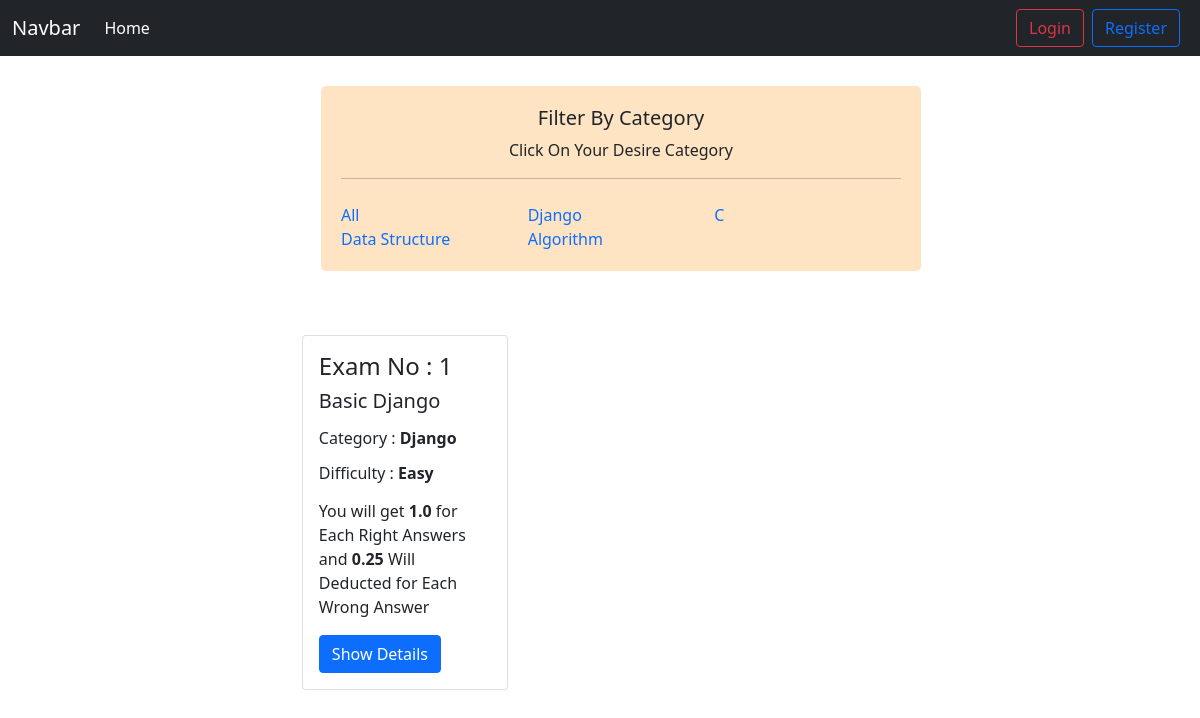
/quizes/category/django/, run on the app's committed database.
### category/models.py (models this page shows)
class Category(models.Model):
    name = models.CharField(max_length=25)
    slug = models.SlugField(max_length=225, unique=True, blank=True, null=True)
    def __str__(self):
        return self.name

### quizes/models.py (models this page shows, shortened)
class Quiz(models.Model):
    category = models.ForeignKey(
        Category, on_delete=models.CASCADE, blank=True, null=True
    )
    topic = models.CharField(max_length=200)
    number_of_Questions = models.IntegerField()
    marks_per_right_answer = models.FloatField(blank=True, null=True)
    deduct_marks_per_wrong_answer = models.FloatField(blank=True, null=True)
    time = models.IntegerField(help_text="duration in minute")
    required_to_pass = models.IntegerField(help_text="Percent marks to need pass")
    difficulty = models.ForeignKey(Difficulty, on_delete=models.CASCADE)
    class Meta:
        verbose_name_plural = "Quizes"

### difficulty/models.py (models this page shows)
class Difficulty(models.Model):
    name = models.CharField(max_length=25)
    slug = models.SlugField(max_length=225, unique=True, blank=True, null=True)
    def __str__(self):
        return self.name

### quizes/views.py (the view)
# urls.py: path("", QuizList, name="quiz"),
def QuizList(request, category_slug=None):
    object_list = Quiz.objects.all()
    if category_slug is not None:
        category = Category.objects.get(slug=category_slug)
        object_list = Quiz.objects.filter(category=category)
    category = Category.objects.all()
    return render(
        request, "main.html", {"object_list": object_list, "category": category}
    )

### quizes/templates/main.html (shortened to what this page needs)
{% extends "base.html" %} <br />
{%load static%} {%block script%}
<link rel="stylesheet" href="{% static 'quizes/main.css' %}" />
{%endblock%} {%block style%} {%endblock%} {% block content %}
<div class="filter_container">
  <div class="cat_filter">
    <h5 class="text-center">Filter By Category</h5>
    <p class="text-center">Click On Your Desire Category</p>
    <hr>
    <div class="category d-flex flex-wrap mt-4">
      <a href="{%url "quiz"%}" class="text-decoration-none col-sm-4">All</a>
      {%for cat in category%}
         <div class="col-sm-4">
          <a class="text-decoration-none" href="{%url "cat_wise_post" cat.slug %}">{{cat.name}}</a>
         </div>
      {%endfor%}
    </div>
  </div>
</div>
<div class="quiz_container px-5 d-flex">
  <div class="quizes">
    <div class="d-flex flex-wrap justify-content-center mt-5">
      {%for obj in object_list%}
      <div class="col-sm-4 mt-3">
        <div class="card mx-3 mb-3">
          <div class="card-body">
            <h4>Exam No : {{obj.id}}</h4>
            <h5 class="card-title mb-3">{{obj.topic}}</h5>
            <div class="">
              <h6 class="mb-3">Category : <b>{{obj.category.name}}</b></h6>
              <h6 class="mb-3">Difficulty : <b>{{obj.difficulty.name}}</b></h6>
            </div>
            <p>
              You will get <b>{{obj.marks_per_right_answer}}</b> for Each Right
              Answers and <b>{{obj.deduct_marks_per_wrong_answer}}</b> Will
              Deducted for Each Wrong Answer
            </p>
            <a
              href="#"
              class="btn btn-primary modal-button"
              data-pk="{{obj.pk}}"
              data-quiz="{{obj.category}}"
              data-questions="{{obj.number_of_Questions}}"
              data-difficulty="{{obj.difficulty}}"
              data-time="{{obj.time}}"
              data-pass="{{obj.required_to_pass}}"
              data-bs-toggle="modal"
              data-bs-target="#quizStartModal"
              >Show Details</a
            >
          </div>
        </div>
      </div>
      {%endfor%}
    </div>
  </div>
</div>
{%endblock%}

### quizes/static/quizes/main.css (style rules this page uses)
.filter_container { display: flex; justify-content: space-around; }
.cat_filter { margin-top: 30px; margin-left: 72px; margin-right: 30px; padding: 20px; width: 50%; background-color: bisque; border-radius: 5px; }

### data on the page
Category: name "Django"
Category: name "C"
Category: name "Data Structure"
Category: name "Algorithm"
Quiz: id "1", topic "Basic Django", category.name "Django", difficulty.name "Easy", marks_per_right_answer "1.0", deduct_marks_per_wrong_answer "0.25"
